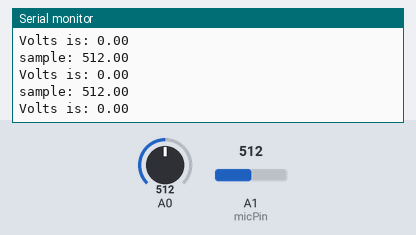
Simulated run of this sketch. Board: Arduino Uno, built with avr-gcc and run on an emulated ATmega328P. Parts: the last lines printed to the serial monitor. The inputs (shaded band) are chosen by the test bench; at power-on: A1 (micPin) = 512, A0 = 512.

Above: at 1.2 s.
1.3 s: A1 (micPin) set to 108
At 1.7 s:
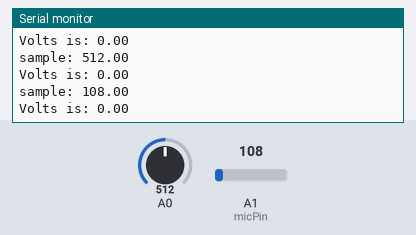
4.3 s: A1 (micPin) set to 95
At 4.87 s:
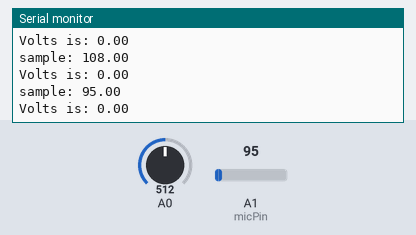
Timing chart, 0 to 7.3 s (numbered marks = the images above; inputs shaded):
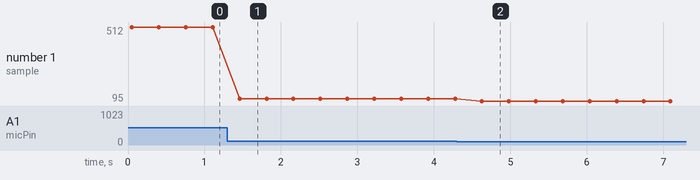

Measured:
- after the input at 1.3 s, the serial monitor: prints a new line after 0.16 s (image 1)
- after the input at 4.3 s, the serial monitor: prints a new line after 0.33 s (image 2)
- plotted number 1: 512 → 108 after the input at 1.3 s, 108 → 95 after the input at 4.3 s

The sketch:

Sound_Level.ino
```cpp
// Data collecting

const int micPin = A1;
unsigned int ampSample;
float micValue = 0;

const int sampleWindow  = 1; // Sample window width in mS (1 mS = 1000 Hz)

void setup() {
Serial.begin (9600);
}

void loop() {
  //micValue = analogRead (A1);
  float sample = takeSample ();

  unsigned long startMillis = millis (); // Start of the sample window
  unsigned long peakToPeak = 0; // peak-to-peak level

  unsigned int signalMax = 0;
  unsigned int signalMin = 1024;

  while (millis () - startMillis < sampleWindow) {
    ampSample = analogRead (0);

    if (sample < 1024) {

      if (ampSample > signalMax) {
        signalMax = ampSample; // save just the max level
      }
      if (ampSample < signalMin)
      {
        signalMin = ampSample; // save just the min level
      }
    }
  }

  peakToPeak = signalMax - signalMin; // max - min = peak-peak amplitude
  double volts = (peakToPeak * 5.0) / 1024; //  convert to volts

  //Serial.print ("micValue: ");
  //Serial.println (micValue);
  Serial.print ("sample: ");
  Serial.println (sample);
  Serial.print ("Volts is: ");
  Serial.println (volts);
  Serial.println ();
  delay (300);
}

float takeSample () {
  float sumSample = 0;
  for (int i = 0; i < 5; i++) {
    float sample = (float) analogRead (A1);
    //Serial.print ("takeSample ()/sample: ");
    //Serial.println (sample);
    sumSample += sample;
    delay (10);
  }
  return sumSample / 5;
}
```
